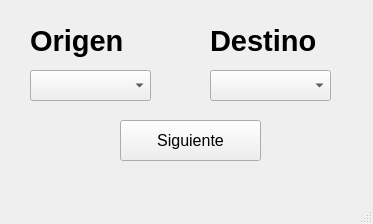
<?xml version="1.0" encoding="UTF-8"?>
<ui version="4.0">
 <class>CompraBarata</class>
 <widget class="QMainWindow" name="CompraBarata">
  <property name="geometry">
   <rect>
    <x>0</x>
    <y>0</y>
    <width>373</width>
    <height>224</height>
   </rect>
  </property>
  <property name="windowTitle">
   <string>MainWindow</string>
  </property>
  <widget class="QWidget" name="centralwidget">
   <widget class="QLabel" name="label">
    <property name="geometry">
     <rect>
      <x>30</x>
      <y>20</y>
      <width>101</width>
      <height>41</height>
     </rect>
    </property>
    <property name="font">
     <font>
      <pointsize>22</pointsize>
      <weight>75</weight>
      <bold>true</bold>
     </font>
    </property>
    <property name="text">
     <string>Origen</string>
    </property>
   </widget>
   <widget class="QLabel" name="label_2">
    <property name="geometry">
     <rect>
      <x>210</x>
      <y>20</y>
      <width>111</width>
      <height>41</height>
     </rect>
    </property>
    <property name="font">
     <font>
      <pointsize>22</pointsize>
      <weight>75</weight>
      <bold>true</bold>
     </font>
    </property>
    <property name="text">
     <string>Destino</string>
    </property>
   </widget>
   <widget class="QComboBox" name="comboBox">
    <property name="geometry">
     <rect>
      <x>30</x>
      <y>70</y>
      <width>121</width>
      <height>31</height>
     </rect>
    </property>
    <property name="font">
     <font>
      <pointsize>14</pointsize>
     </font>
    </property>
   </widget>
   <widget class="QComboBox" name="comboBox_2">
    <property name="geometry">
     <rect>
      <x>210</x>
      <y>70</y>
      <width>121</width>
      <height>31</height>
     </rect>
    </property>
    <property name="font">
     <font>
      <pointsize>14</pointsize>
     </font>
    </property>
   </widget>
   <widget class="QPushButton" name="pushButton">
    <property name="geometry">
     <rect>
      <x>120</x>
      <y>120</y>
      <width>141</width>
      <height>41</height>
     </rect>
    </property>
    <property name="font">
     <font>
      <pointsize>12</pointsize>
     </font>
    </property>
    <property name="text">
     <string>Siguiente</string>
    </property>
   </widget>
  </widget>
  <widget class="QMenuBar" name="menubar">
   <property name="geometry">
    <rect>
     <x>0</x>
     <y>0</y>
     <width>373</width>
     <height>21</height>
    </rect>
   </property>
  </widget>
  <widget class="QStatusBar" name="statusbar"/>
 </widget>
 <resources/>
 <connections/>
</ui>
